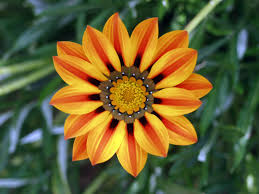
#> input picture test_image.jpg, 259 x 194 px
$ python back_projection_multiple_projections.py   (Python 2 division)   (older library calls are emulated)
#> lines starting #> are read from the running program, lines starting #| are printed output that depends on the picture
from scipy import misc
import matplotlib.pyplot as plt
import matplotlib.cm as cm
import numpy as np
import math

#Source for converting to greyscale from https://samarthbhargav.wordpress.com/2014/05/05/
#image-processing-with-python-rgb-to-grayscale-conversion/
def weightedAverage(pixel):
    return 0.299*pixel[0] + 0.587*pixel[1] + 0.114*pixel[2]

def y_value(x, alpha, offset):
	return x * math.tan((90-alpha)*math.pi / 180) + offset

im = misc.imread('test_image.jpg')
#> im is the input picture: shape (194, 259, 3); mean R, G, B 102.7, 94.9, 50.8

grey = np.zeros((im.shape[0], im.shape[1]))

for rownum in range(len(im)):
	for colnum in range(len(im[rownum])):
		grey[rownum][colnum] = weightedAverage(im[rownum][colnum])
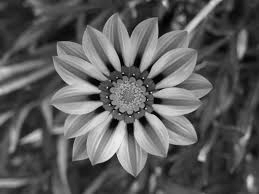
#> grey: shape (194, 259) float64; min 0.228, max 238.7, mean 92.2

L = len(grey)
#> L = 194


#Make it a square
if grey.shape[0] < grey.shape[1]:
	grey = grey[:, :grey.shape[0]]
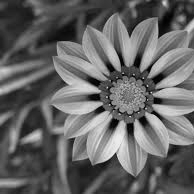
#> grey: shape (194, 194) float64; min 0.228, max 238.7, mean 101.2
else:
	grey = grey[:grey.shape[1], :]

# [15 lines of commented-out code are left out]


a = np.array([[4,5,6],[5,6,2],[5,2,5]])
L=len(a)
p = []
projection1 = []

# [9 lines of commented-out code are left out]

print a
for n in range(L):
	del p[:]
	for j in range(L):
		p.append(a[n][j])
	print p
#	print projection1

#for angles 45 to 90 degrees
for i in range(L):
	j = int(round(i / math.tan(90 * math.pi / 180)))
	print i
	print j
#for 0 to 45 degrees
for j in range(L):
	i = int(round(i * math.tan(20 * math.pi / 180)))
	print i
	print j


#picture = [[a[]]]

#print line_sum
#print len(line_sum)
